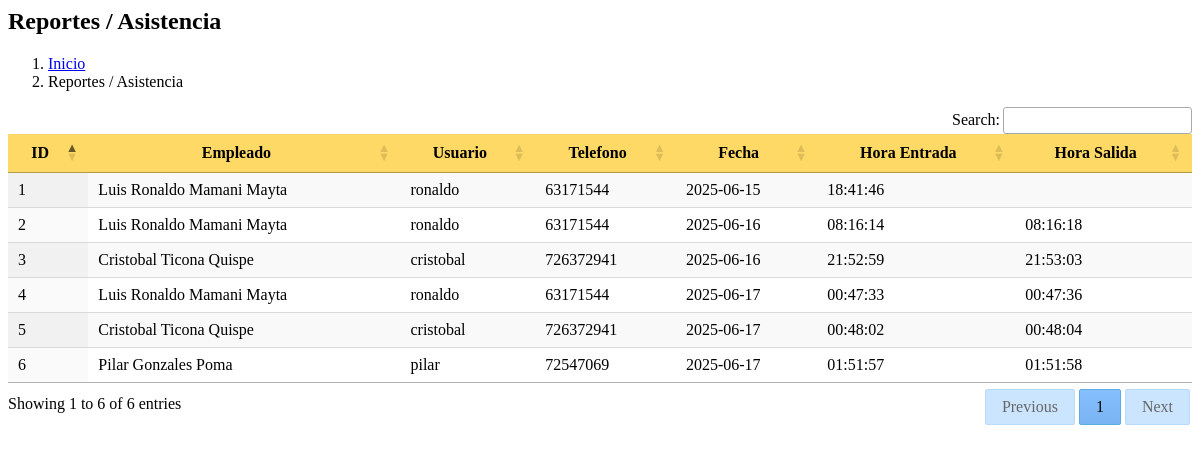
The page /admin/vistas/reportes_asistencia.php on the database its author committed.
### tables this page shows
CREATE TABLE `asistencia` (
  `id_asistencia` int(11) NOT NULL,
  `id_empleado` int(11) NOT NULL,
  `fecha` date NOT NULL,
  `hora_entrada` time DEFAULT NULL,
  `hora_salida` time DEFAULT NULL
);

CREATE TABLE `empleado` (
  `id_empleado` int(11) NOT NULL,
  `usuario` varchar(50) NOT NULL,
  `contrasena` varchar(255) NOT NULL,
  `fecha_ingreso` date DEFAULT curdate(),
  `estado` tinyint(1) DEFAULT 1,
  `salario` decimal(10,2) NOT NULL,
  `id_persona` int(11) NOT NULL,
  `id_sucursal` int(11) NOT NULL,
  `id_cargo` int(11) DEFAULT NULL
);

CREATE TABLE `persona` (
  `id_persona` int(11) NOT NULL,
  `nombres` varchar(100) NOT NULL,
  `apellidos` varchar(100) NOT NULL,
  `ci` varchar(20) NOT NULL,
  `fecha_nacimiento` date DEFAULT NULL,
  `direccion` varchar(200) DEFAULT NULL,
  `telefono` varchar(30) DEFAULT NULL,
  `correo` varchar(100) DEFAULT NULL,
  `genero` enum('Femenino','Masculino') NOT NULL,
  `id_departamento` int(11) NOT NULL
);

### admin/vistas/reportes_asistencia.php (the view, shortened to what this page needs)
<?php
$conn = Conexion::conectar();
?>
<link rel="stylesheet" href="https://cdn.datatables.net/1.13.6/css/jquery.dataTables.min.css">
<link rel="stylesheet" href="https://cdn.datatables.net/buttons/2.4.1/css/buttons.dataTables.min.css">
<section class="content-header">
    <div class="container-fluid">
        <div class="row mb-2">
            <div class="col-sm-6">
                <h1>Reportes / Asistencia</h1>
            </div>
            <div class="col-sm-6">
                <ol class="breadcrumb float-sm-right">
                    <li class="breadcrumb-item"><a href="#">Inicio</a></li>
                    <li class="breadcrumb-item active">Reportes / Asistencia</li>
                </ol>
            </div>
        </div>
    </div>
</section>
<section class="content">
    <div class="card">
        <div class="card-body">
            <div style="overflow-x:auto;">
                <table id="listado" class="table table-bordered table-striped display nowrap" style="width:100%">
                    <thead>
                        <tr>
                            <th>ID</th>
                            <th>Empleado</th>
                            <th>Usuario</th>
                            <th>Telefono</th>
                            <th>Fecha</th>
                            <th>Hora Entrada</th>
                            <th>Hora Salida</th>
                        </tr>
                    </thead>
                    <tbody>
                        <?php
                        $sql = "SELECT
                                    a.id_asistencia,
                                    CONCAT(p.nombres, ' ', p.apellidos) AS nombre_empleado,
                                    e.usuario,
                                    p.telefono,
                                    a.fecha,
                                    a.hora_entrada,
                                    a.hora_salida
                                FROM asistencia a
                                JOIN empleado e ON a.id_empleado = e.id_empleado
                                JOIN persona p ON e.id_persona = p.id_persona
                                ORDER BY a.fecha DESC, a.hora_entrada DESC";
                        $stmt = $conn->prepare($sql);
                        $stmt->execute();
                        $asistencias = $stmt->fetchAll(PDO::FETCH_ASSOC);
                        foreach ($asistencias as $row) {
                            echo "<tr>
                                    <td>{$row['id_asistencia']}</td>
                                    <td>{$row['nombre_empleado']}</td>
                                    <td>{$row['usuario']}</td>
                                    <td>{$row['telefono']}</td>
                                    <td>{$row['fecha']}</td>
                                    <td>{$row['hora_entrada']}</td>
                                    <td>{$row['hora_salida']}</td>
                                </tr>";
                        }
                        ?>
                    </tbody>
                </table>
            </div>
        </div>
    </div>
</section>

### admin/vistas/reportes_asistencia.php (style rules this page uses)
#listado thead th { background-color: #ffd966 !important; color: #000; text-align: center; }

### rows shown on the page
asistencia: id_asistencia "6", nombre_empleado "Pilar Gonzales Poma", id_empleado.usuario "pilar", persona.telefono "72547069", fecha "2025-06-17", hora_entrada "01:51:57", hora_salida "01:51:58"
asistencia: id_asistencia "5", nombre_empleado "Cristobal Ticona Quispe", id_empleado.usuario "cristobal", persona.telefono "726372941", fecha "2025-06-17", hora_entrada "00:48:02", hora_salida "00:48:04"
asistencia: id_asistencia "4", nombre_empleado "Luis Ronaldo Mamani Mayta", id_empleado.usuario "ronaldo", persona.telefono "63171544", fecha "2025-06-17", hora_entrada "00:47:33", hora_salida "00:47:36"
asistencia: id_asistencia "3", nombre_empleado "Cristobal Ticona Quispe", id_empleado.usuario "cristobal", persona.telefono "726372941", fecha "2025-06-16", hora_entrada "21:52:59", hora_salida "21:53:03"
asistencia: id_asistencia "2", nombre_empleado "Luis Ronaldo Mamani Mayta", id_empleado.usuario "ronaldo", persona.telefono "63171544", fecha "2025-06-16", hora_entrada "08:16:14", hora_salida "08:16:18"
asistencia: id_asistencia "1", nombre_empleado "Luis Ronaldo Mamani Mayta", id_empleado.usuario "ronaldo", persona.telefono "63171544", fecha "2025-06-15", hora_entrada "18:41:46"
